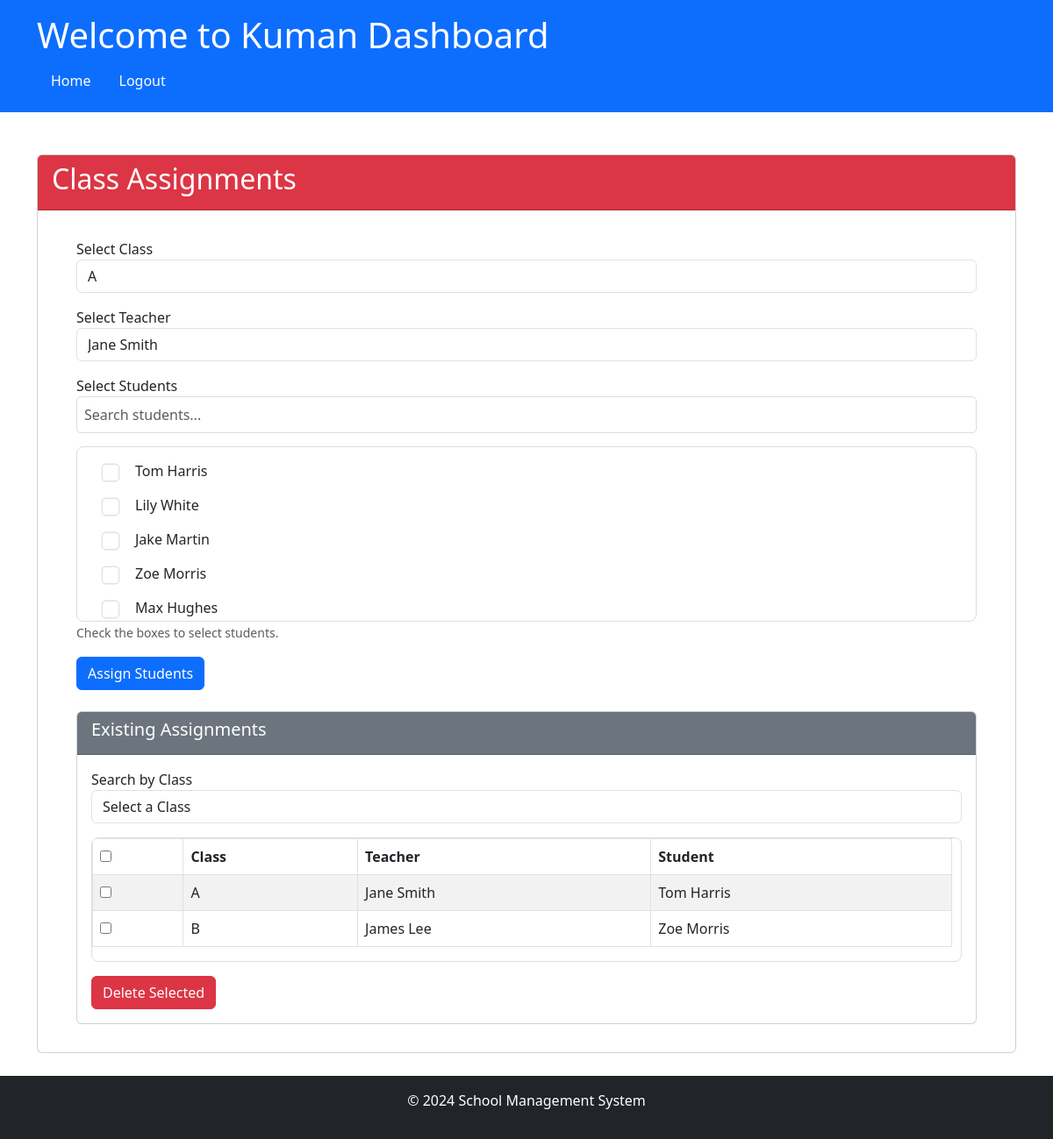
The app's page /admin/class_assignments (signed in), older data.
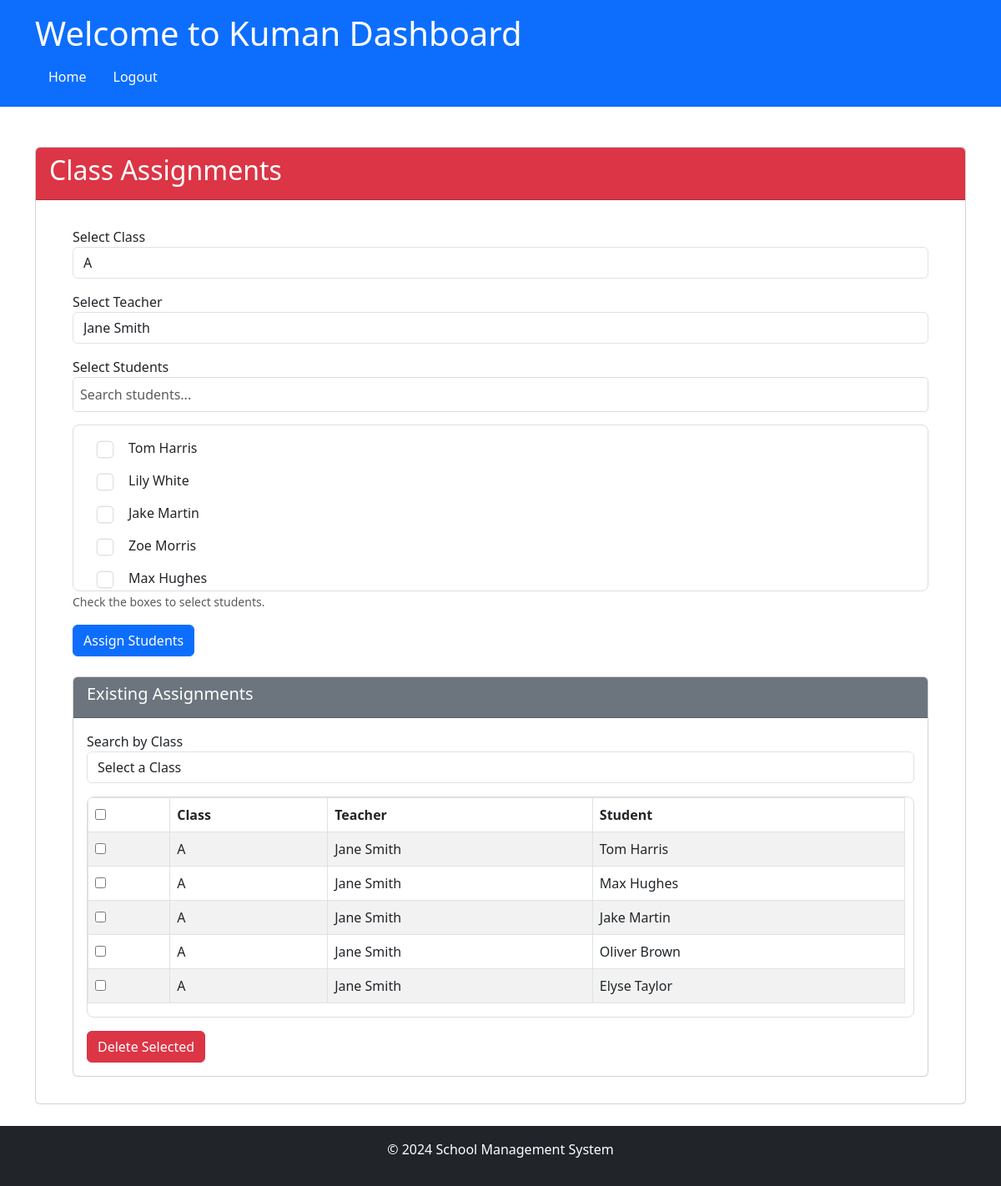
The same page, newer data.
### app/models/models.py (models this page shows)
class Settings(db.Model):
    __tablename__ = 'Settings'
    setting_key = db.Column('SettingKey', db.String, primary_key=True)
    setting_value = db.Column('SettingValue', db.String)
    description = db.Column('Description', db.String, nullable=False)
    value_type = db.Column('ValueType', db.String, nullable=False)
    category = db.Column('Category', db.String, nullable=False)

class User(UserMixin, db.Model):
    __tablename__ = 'User'
    id = db.Column('Id', db.String, primary_key=True,
                   default=lambda: str(uuid.uuid4()))
    password = db.Column('Password', db.String, nullable=True)
    role_id = db.Column('RoleId', db.String, ForeignKey(
        'Role.Id', ondelete='SET NULL'))
    email = db.Column('Email', db.String, nullable=False)
    first_name = db.Column('FirstName', db.String, nullable=False)
    last_name = db.Column('LastName', db.String, nullable=False)
    date_of_birth = db.Column('DateOfBirth', db.Date, nullable=False)
    telegram_id = db.Column('TelegramId', db.String, nullable=True)
    role = relationship('Role', back_populates='users')
    parent_students = relationship(
        'ParentStudentRelation', foreign_keys='[ParentStudentRelation.parent_id]', back_populates='parent', cascade="all, delete-orphan")
    student_parents = relationship(
        'ParentStudentRelation', foreign_keys='[ParentStudentRelation.student_id]', back_populates='student', cascade="all, delete-orphan")
    class_assignments_as_teacher = relationship(
        'ClassAssignment', foreign_keys='ClassAssignment.teacher_id', back_populates='teacher')
    class_assignments_as_student = relationship(
        'ClassAssignment', foreign_keys='ClassAssignment.student_id', back_populates='student')
    student_fee_assignments = relationship(
        'StudentFeeAssignment', back_populates='student')

class ClassAssignment(db.Model):
    __tablename__ = 'ClassAssignment'
    assignment_id = db.Column(
        'AssignmentId', db.String, primary_key=True, default=lambda: str(uuid.uuid4()))
    class_id = db.Column('ClassId', db.String, ForeignKey(
        'Class.ClassId', ondelete='CASCADE'))
    teacher_id = db.Column('TeacherId', db.String,
                           ForeignKey('User.Id', ondelete='SET NULL'))
    student_id = db.Column('StudentId', db.String,
                           ForeignKey('User.Id', ondelete='SET NULL'))
    class_ = relationship('Class', back_populates='assignments')
    teacher = relationship('User', foreign_keys=[
                           teacher_id], back_populates='class_assignments_as_teacher')
    student = relationship('User', foreign_keys=[
                           student_id], back_populates='class_assignments_as_student')

class Class(db.Model):
    __tablename__ = 'Class'
    class_id = db.Column('ClassId', db.String, primary_key=True,
                         default=lambda: str(uuid.uuid4()))
    class_name = db.Column('ClassName', db.String, nullable=False)
    description = db.Column('Description', db.String)
    assignments = relationship('ClassAssignment', back_populates='class_')

### app/routes/admin_routes.py (the view, shortened to what this page needs)
@admin.route('/class_assignments', methods=['GET', 'POST'])
@role_required('1')
@login_required
def class_assignments():
    teachers = User.query.filter_by(role_id='2').all()  # Assuming 'teacher' role_id
    students = User.query.filter_by(role_id='5').all()  # Assuming 'student' role_id
    classes = Class.query.all()  # All classes
    assignments = ClassAssignment.query.all()
    return render_template(
        'admin/class_assignments.html',
        teachers=teachers,
        students=students,
        classes=classes,
        assignments=assignments,
        app_name=app_name()
    )

### app/__init__.py (called while the page is built)
@login_manager.user_loader
def load_user(user_id):
    from .models.models import User
    return User.query.get(user_id)

### app/routes/routes.py (called while the page is built)
def app_name():
    app_name = "School Management System"
    with current_app.app_context():
        setting = Settings.query.filter_by(setting_key='school_name').first()
        if setting and setting.setting_value:
            app_name = setting.setting_value
    return app_name

def role_required(*roles):
    def decorator(f):
        @wraps(f)
        def decorated_function(*args, **kwargs):
            if not current_user.is_authenticated or current_user.role_id not in roles:
                abort(403)  # Forbidden access if role does not match
            return f(*args, **kwargs)
        return decorated_function
    return decorator

### app/templates/admin/class_assignments.html (shortened to what this page needs)
{% extends "share/dashboard.html" %}
{% block card_header %}
bg-danger
{% endblock %}
{% block card_title %}
Class Assignments
{% endblock %}
{% block card_content %}
<div class="container">
    <div class="card-body">
        <form method="POST" id="assign-form">
            <div class="form-group mb-3">
                <label for="class">Select Class</label>
                <select class="form-control" id="class" name="class_id" required>
                    {% for class in classes %}
                    <option value="{{ class.class_id }}">{{ class.class_name }}</option>
                    {% endfor %}
                </select>
            </div>
            <div class="form-group mb-3">
                <label for="teacher">Select Teacher</label>
                <select class="form-control" id="teacher" name="teacher_id" required>
                    {% if teachers %}
                    {% for teacher in teachers %}
                    <option value="{{ teacher.id }}">{{ teacher.first_name }} {{ teacher.last_name }}</option>
                    {% endfor %}
                    {% else %}
                    <option disabled>No teachers available</option>
                    {% endif %}
                </select>
            </div>
            <div class="form-group mb-3">
                <label for="students">Select Students</label>
                <input type="text" id="search-student" class="form-control" placeholder="Search students..."
                    onkeyup="searchByStudent()">
                <div class="scrollable-container" id="student-list">
                    <div class="form-check">
                        {% for student in students %}
                        <div class="student-item" data-name="{{ student.first_name }} {{ student.last_name }}">
                            <input class="form-check-input" type="checkbox" id="student_{{ student.id }}"
                                name="student_id" value="{{ student.id }}">
                            <label class="form-check-label" for="student_{{ student.id }}">
                                {{ student.first_name }} {{ student.last_name }}
                            </label>
                        </div>
                        {% endfor %}
                    </div>
                </div>
                <small class="form-text text-muted">Check the boxes to select students.</small>
            </div>
            <button type="submit" class="btn btn-primary" name="assign_students">Assign Students</button>
        </form>
        <div class="card mt-4">
            <div class="card-header bg-secondary text-white">
                <h5>Existing Assignments</h5>
            </div>
            <div class="card-body">
                <div class="mb-3">
                    <label for="search-class">Search by Class</label>
                    <select id="search-class" class="form-control" onchange="searchByClass()">
                        <option value="">Select a Class</option>
                    </select>
                </div>
                <div class="scrollable-assignments">
                    <form method="POST" id="delete-form">
                        <table class="table table-striped table-bordered">
                            <thead class="thead-dark">
                                <tr>
                                    <th>
                                        <input type="checkbox" id="select_all" onclick="toggleSelectAll()">
                                    </th>
                                    <th>Class</th>
                                    <th>Teacher</th>
                                    <th>Student</th>
                                </tr>
                            </thead>
                            <tbody id="assignment-list">
                                {% for assignment in assignments %}
                                <tr class="assignment-item" data-class-id="{{ assignment.class_.class_id }}"
                                    data-class="{{ assignment.class_.class_name }}"
                                    data-teacher="{{ assignment.teacher.first_name }} {{ assignment.teacher.last_name }}"
                                    data-student="{{ assignment.student.first_name }} {{ assignment.student.last_name }}">
                                    <td>
                                        <input type="checkbox" class="assignment_checkbox" name="assignment_ids"
                                            value="{{ assignment.assignment_id }}">
                                    </td>
                                    <td>{{ assignment.class_.class_name }}</td>
                                    <td>{{ assignment.teacher.first_name }} {{ assignment.teacher.last_name }}</td>
                                    <td>{{ assignment.student.first_name }} {{ assignment.student.last_name }}</td>
                                </tr>
                                {% endfor %}
                            </tbody>
                        </table>
                    </form>
                </div>
                <button type="submit" class="btn btn-danger mt-3" form="delete-form" name="delete_selected">Delete
                    Selected</button>
            </div>
        </div>
    </div>
</div>
{% endblock %}

### app/templates/share/dashboard.html (shortened to what this page needs)
<!DOCTYPE html>
<html lang="en">
	<head>
		<link
			href="https://cdn.jsdelivr.net/npm/bootstrap@5.3.0-alpha1/dist/css/bootstrap.min.css"
			rel="stylesheet"
		/>
	</head>
	<body>
		<header class="bg-primary text-white p-3">
			<div class="container">
				<h1>Welcome to {{app_name}} Dashboard</h1>
				<nav>
					<ul class="nav">
						<li class="nav-item">
							<a
								class="nav-link text-white"
								href="{% if current_user.role_id == '1' %}
                                        {{ url_for('admin.dashboard') }}
                                      {% elif current_user.role_id == '2' %}
                                        {{ url_for('teacher.dashboard') }}
                                      {% elif current_user.role_id == '3' %}
                                        {{ url_for('parent.dashboard') }}
                                      {% elif current_user.role_id == '4' %}
                                        {{ url_for('accountant.dashboard') }}
                                      {% else %}
                                        {{ url_for('views.home') }}
                                      {% endif %}"
								>Home</a
							>
						</li>
						<li class="nav-item">
							<a class="nav-link text-white" href="{{ url_for('auth.logout') }}"
								>Logout</a
							>
						</li>
					</ul>
				</nav>
			</div>
		</header>
		<main class="container my-5" style="padding-bottom: 50px;">
			<div class="card">
				<div
					class="card-header text-white {% block card_header %}{% endblock %}"
				>
					<h2>{% block card_title %} {% endblock %}</h2>
				</div>
				<div class="card-body">{% block card_content %} {% endblock %}</div>
			</div>
		</main>
		<footer class="bg-dark text-white py-3 fixed-bottom footer">
			<div class="container text-center">
				<p>&copy; 2024 School Management System</p>
			</div>
		</footer>
	</body>
</html>

### app/templates/admin/class_assignments.html (style rules this page uses)
.scrollable-container { max-height: 200px; overflow-y: auto; border: 1px solid #ddd; padding: 15px; border-radius: 8px; }
.student-item { padding-left: 15px; margin-bottom: 15px; display: flex; align-items: center; }
.form-check-label { margin-left: 10px; }
.form-check-input { transform: scale(1.3); margin-right: 10px; }
.form-check { display: block; }
#search-student, #search-assignment { margin-bottom: 15px; padding: 8px; width: 100%; border: 1px solid #ddd; border-radius: 5px; }
.scrollable-assignments { max-height: 300px; overflow-y: auto; border: 1px solid #ddd; border-radius: 8px; padding-right: 10px; }

Row changes from the older to the newer data that the page shows:
removed ClassAssignment: class_.class_name "B", teacher.first_name "James", teacher.last_name "Lee", student.first_name "Zoe", student.last_name "Morris"
added ClassAssignment: class_.class_name "A", teacher.first_name "Jane", teacher.last_name "Smith", student.first_name "Max", student.last_name "Hughes"
added ClassAssignment: class_.class_name "A", teacher.first_name "Jane", teacher.last_name "Smith", student.first_name "Jake", student.last_name "Martin"
added ClassAssignment: class_.class_name "A", teacher.first_name "Jane", teacher.last_name "Smith", student.first_name "Oliver", student.last_name "Brown"
added ClassAssignment: class_.class_name "A", teacher.first_name "Jane", teacher.last_name "Smith", student.first_name "Elyse", student.last_name "Taylor"
